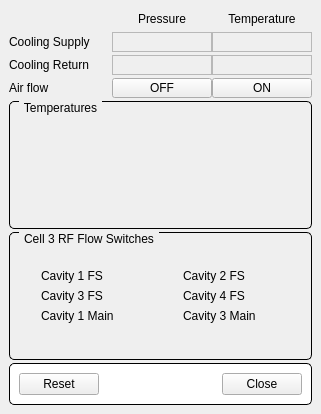
<?xml version="1.0" encoding="UTF-8"?>
<ui version="4.0">
 <class>FormRFCooling</class>
 <widget class="QMainWindow" name="FormRFCooling">
  <property name="geometry">
   <rect>
    <x>0</x>
    <y>0</y>
    <width>321</width>
    <height>414</height>
   </rect>
  </property>
  <property name="windowTitle">
   <string>SR RF Cooling</string>
  </property>
  <widget class="QWidget" name="centralwidget">
   <layout class="QVBoxLayout" name="verticalLayout_5" stretch="0,0,0,0,1,1,0">
    <property name="spacing">
     <number>3</number>
    </property>
    <item>
     <layout class="QHBoxLayout" name="horizontalLayout_4">
      <property name="spacing">
       <number>0</number>
      </property>
      <item>
       <spacer name="horizontalSpacer_2">
        <property name="orientation">
         <enum>Qt::Horizontal</enum>
        </property>
        <property name="sizeHint" stdset="0">
         <size>
          <width>137</width>
          <height>17</height>
         </size>
        </property>
       </spacer>
      </item>
      <item>
       <widget class="QLabel" name="label">
        <property name="sizePolicy">
         <sizepolicy hsizetype="Fixed" vsizetype="Fixed">
          <horstretch>0</horstretch>
          <verstretch>0</verstretch>
         </sizepolicy>
        </property>
        <property name="minimumSize">
         <size>
          <width>100</width>
          <height>20</height>
         </size>
        </property>
        <property name="maximumSize">
         <size>
          <width>100</width>
          <height>20</height>
         </size>
        </property>
        <property name="text">
         <string>Pressure</string>
        </property>
        <property name="alignment">
         <set>Qt::AlignCenter</set>
        </property>
       </widget>
      </item>
      <item>
       <widget class="QLabel" name="label_2">
        <property name="sizePolicy">
         <sizepolicy hsizetype="Fixed" vsizetype="Fixed">
          <horstretch>0</horstretch>
          <verstretch>0</verstretch>
         </sizepolicy>
        </property>
        <property name="minimumSize">
         <size>
          <width>100</width>
          <height>20</height>
         </size>
        </property>
        <property name="maximumSize">
         <size>
          <width>100</width>
          <height>20</height>
         </size>
        </property>
        <property name="text">
         <string>Temperature</string>
        </property>
        <property name="alignment">
         <set>Qt::AlignCenter</set>
        </property>
       </widget>
      </item>
     </layout>
    </item>
    <item>
     <layout class="QHBoxLayout" name="horizontalLayout">
      <property name="spacing">
       <number>0</number>
      </property>
      <item>
       <widget class="QLabel" name="label_3">
        <property name="sizePolicy">
         <sizepolicy hsizetype="Fixed" vsizetype="Fixed">
          <horstretch>0</horstretch>
          <verstretch>0</verstretch>
         </sizepolicy>
        </property>
        <property name="minimumSize">
         <size>
          <width>100</width>
          <height>20</height>
         </size>
        </property>
        <property name="maximumSize">
         <size>
          <width>100</width>
          <height>20</height>
         </size>
        </property>
        <property name="text">
         <string>Cooling Supply</string>
        </property>
       </widget>
      </item>
      <item>
       <spacer name="horizontalSpacer">
        <property name="orientation">
         <enum>Qt::Horizontal</enum>
        </property>
        <property name="sizeHint" stdset="0">
         <size>
          <width>17</width>
          <height>17</height>
         </size>
        </property>
       </spacer>
      </item>
      <item>
       <widget class="QELabel" name="qelabel_5">
        <property name="sizePolicy">
         <sizepolicy hsizetype="Fixed" vsizetype="Fixed">
          <horstretch>0</horstretch>
          <verstretch>0</verstretch>
         </sizepolicy>
        </property>
        <property name="minimumSize">
         <size>
          <width>100</width>
          <height>20</height>
         </size>
        </property>
        <property name="maximumSize">
         <size>
          <width>100</width>
          <height>20</height>
         </size>
        </property>
        <property name="frameShape">
         <enum>QFrame::StyledPanel</enum>
        </property>
        <property name="variable" stdset="0">
         <string>SR-RF:getWaterInPressure</string>
        </property>
       </widget>
      </item>
      <item>
       <widget class="QELabel" name="qelabel_7">
        <property name="sizePolicy">
         <sizepolicy hsizetype="Fixed" vsizetype="Fixed">
          <horstretch>0</horstretch>
          <verstretch>0</verstretch>
         </sizepolicy>
        </property>
        <property name="minimumSize">
         <size>
          <width>100</width>
          <height>20</height>
         </size>
        </property>
        <property name="maximumSize">
         <size>
          <width>100</width>
          <height>20</height>
         </size>
        </property>
        <property name="frameShape">
         <enum>QFrame::StyledPanel</enum>
        </property>
        <property name="variable" stdset="0">
         <string>SR-CO-Supply:getTemperature</string>
        </property>
       </widget>
      </item>
     </layout>
    </item>
    <item>
     <layout class="QHBoxLayout" name="horizontalLayout_2">
      <property name="spacing">
       <number>0</number>
      </property>
      <item>
       <widget class="QLabel" name="label_5">
        <property name="sizePolicy">
         <sizepolicy hsizetype="Fixed" vsizetype="Fixed">
          <horstretch>0</horstretch>
          <verstretch>0</verstretch>
         </sizepolicy>
        </property>
        <property name="minimumSize">
         <size>
          <width>100</width>
          <height>20</height>
         </size>
        </property>
        <property name="maximumSize">
         <size>
          <width>100</width>
          <height>20</height>
         </size>
        </property>
        <property name="text">
         <string>Cooling Return</string>
        </property>
       </widget>
      </item>
      <item>
       <spacer name="horizontalSpacer_3">
        <property name="orientation">
         <enum>Qt::Horizontal</enum>
        </property>
        <property name="sizeHint" stdset="0">
         <size>
          <width>17</width>
          <height>17</height>
         </size>
        </property>
       </spacer>
      </item>
      <item>
       <widget class="QELabel" name="qelabel_6">
        <property name="sizePolicy">
         <sizepolicy hsizetype="Fixed" vsizetype="Fixed">
          <horstretch>0</horstretch>
          <verstretch>0</verstretch>
         </sizepolicy>
        </property>
        <property name="minimumSize">
         <size>
          <width>100</width>
          <height>20</height>
         </size>
        </property>
        <property name="maximumSize">
         <size>
          <width>100</width>
          <height>20</height>
         </size>
        </property>
        <property name="frameShape">
         <enum>QFrame::StyledPanel</enum>
        </property>
        <property name="variable" stdset="0">
         <string>SR-RF:getWaterOutPressure</string>
        </property>
       </widget>
      </item>
      <item>
       <widget class="QELabel" name="qelabel_8">
        <property name="sizePolicy">
         <sizepolicy hsizetype="Fixed" vsizetype="Fixed">
          <horstretch>0</horstretch>
          <verstretch>0</verstretch>
         </sizepolicy>
        </property>
        <property name="minimumSize">
         <size>
          <width>100</width>
          <height>20</height>
         </size>
        </property>
        <property name="maximumSize">
         <size>
          <width>100</width>
          <height>20</height>
         </size>
        </property>
        <property name="frameShape">
         <enum>QFrame::StyledPanel</enum>
        </property>
        <property name="variable" stdset="0">
         <string>SR-CO-Return:getTemperature</string>
        </property>
       </widget>
      </item>
     </layout>
    </item>
    <item>
     <layout class="QHBoxLayout" name="horizontalLayout_3">
      <property name="spacing">
       <number>0</number>
      </property>
      <item>
       <widget class="QLabel" name="label_6">
        <property name="sizePolicy">
         <sizepolicy hsizetype="MinimumExpanding" vsizetype="MinimumExpanding">
          <horstretch>0</horstretch>
          <verstretch>0</verstretch>
         </sizepolicy>
        </property>
        <property name="minimumSize">
         <size>
          <width>80</width>
          <height>20</height>
         </size>
        </property>
        <property name="maximumSize">
         <size>
          <width>16777215</width>
          <height>20</height>
         </size>
        </property>
        <property name="text">
         <string>Air flow</string>
        </property>
       </widget>
      </item>
      <item>
       <spacer name="horizontalSpacer_4">
        <property name="orientation">
         <enum>Qt::Horizontal</enum>
        </property>
        <property name="sizeHint" stdset="0">
         <size>
          <width>17</width>
          <height>17</height>
         </size>
        </property>
       </spacer>
      </item>
      <item>
       <widget class="QEPushButton" name="qepushbutton">
        <property name="sizePolicy">
         <sizepolicy hsizetype="Fixed" vsizetype="Fixed">
          <horstretch>0</horstretch>
          <verstretch>0</verstretch>
         </sizepolicy>
        </property>
        <property name="minimumSize">
         <size>
          <width>100</width>
          <height>20</height>
         </size>
        </property>
        <property name="maximumSize">
         <size>
          <width>100</width>
          <height>20</height>
         </size>
        </property>
        <property name="text">
         <string>OFF</string>
        </property>
        <property name="variable" stdset="0">
         <string>SRC03-CO-AIRFLOW:setOff</string>
        </property>
       </widget>
      </item>
      <item>
       <widget class="QEPushButton" name="qepushbutton_2">
        <property name="sizePolicy">
         <sizepolicy hsizetype="Fixed" vsizetype="Fixed">
          <horstretch>0</horstretch>
          <verstretch>0</verstretch>
         </sizepolicy>
        </property>
        <property name="minimumSize">
         <size>
          <width>100</width>
          <height>20</height>
         </size>
        </property>
        <property name="maximumSize">
         <size>
          <width>100</width>
          <height>20</height>
         </size>
        </property>
        <property name="text">
         <string>ON</string>
        </property>
        <property name="variable" stdset="0">
         <string>SRC03-CO-AIRFLOW:setOn</string>
        </property>
       </widget>
      </item>
      <item>
       <widget class="QESimpleShape" name="qesimpleshape">
        <property name="colour0" stdset="0">
         <color>
          <red>240</red>
          <green>5</green>
          <blue>5</blue>
         </color>
        </property>
        <property name="variable" stdset="0">
         <string>SRC03-CO-AIRFLOW:isInterlock</string>
        </property>
       </widget>
      </item>
     </layout>
    </item>
    <item>
     <widget class="QGroupBox" name="titleGroupBox_3">
      <property name="styleSheet">
       <string notr="true">QGroupBox {
    border: 1px solid black;
    border-radius: 5px;
    margin-top: 0.5em;
}

QGroupBox::title {
    subcontrol-origin: margin;
    left: 10px;
    padding: 0 3px 0 3px;
}</string>
      </property>
      <property name="title">
       <string>Temperatures</string>
      </property>
      <layout class="QVBoxLayout" name="verticalLayout_3">
       <item>
        <layout class="QVBoxLayout" name="ltThc">
         <property name="spacing">
          <number>0</number>
         </property>
        </layout>
       </item>
      </layout>
     </widget>
    </item>
    <item>
     <widget class="QGroupBox" name="titleGroupBox_4">
      <property name="styleSheet">
       <string notr="true">QGroupBox {
    border: 1px solid black;
    border-radius: 5px;
    margin-top: 0.5em;
}

QGroupBox::title {
    subcontrol-origin: margin;
    left: 10px;
    padding: 0 3px 0 3px;
}</string>
      </property>
      <property name="title">
       <string>Cell 3 RF Flow Switches</string>
      </property>
      <layout class="QVBoxLayout" name="verticalLayout_4">
       <item>
        <layout class="QHBoxLayout" name="horizontalLayout_12">
         <property name="spacing">
          <number>0</number>
         </property>
         <item>
          <layout class="QVBoxLayout" name="verticalLayout">
           <property name="spacing">
            <number>0</number>
           </property>
           <item>
            <layout class="QHBoxLayout" name="horizontalLayout_6">
             <property name="spacing">
              <number>6</number>
             </property>
             <item>
              <widget class="QESimpleShape" name="ledInterlock">
               <property name="sizePolicy">
                <sizepolicy hsizetype="Fixed" vsizetype="Fixed">
                 <horstretch>0</horstretch>
                 <verstretch>0</verstretch>
                </sizepolicy>
               </property>
               <property name="minimumSize">
                <size>
                 <width>16</width>
                 <height>20</height>
                </size>
               </property>
               <property name="maximumSize">
                <size>
                 <width>16</width>
                 <height>20</height>
                </size>
               </property>
               <property name="colour0" stdset="0">
                <color>
                 <red>240</red>
                 <green>5</green>
                 <blue>5</blue>
                </color>
               </property>
               <property name="colour1" stdset="0">
                <color>
                 <red>60</red>
                 <green>20</green>
                 <blue>20</blue>
                </color>
               </property>
               <property name="variable" stdset="0">
                <string>SRC3-CO-CAV1-FLS:isInterlock</string>
               </property>
              </widget>
             </item>
             <item>
              <widget class="QLabel" name="label_4">
               <property name="sizePolicy">
                <sizepolicy hsizetype="MinimumExpanding" vsizetype="Fixed">
                 <horstretch>0</horstretch>
                 <verstretch>0</verstretch>
                </sizepolicy>
               </property>
               <property name="minimumSize">
                <size>
                 <width>70</width>
                 <height>20</height>
                </size>
               </property>
               <property name="maximumSize">
                <size>
                 <width>16777215</width>
                 <height>20</height>
                </size>
               </property>
               <property name="text">
                <string>Cavity 1 FS</string>
               </property>
              </widget>
             </item>
            </layout>
           </item>
           <item>
            <layout class="QHBoxLayout" name="horizontalLayout_7">
             <property name="spacing">
              <number>6</number>
             </property>
             <item>
              <widget class="QESimpleShape" name="ledInterlock_3">
               <property name="sizePolicy">
                <sizepolicy hsizetype="Fixed" vsizetype="Fixed">
                 <horstretch>0</horstretch>
                 <verstretch>0</verstretch>
                </sizepolicy>
               </property>
               <property name="minimumSize">
                <size>
                 <width>16</width>
                 <height>20</height>
                </size>
               </property>
               <property name="maximumSize">
                <size>
                 <width>16</width>
                 <height>20</height>
                </size>
               </property>
               <property name="colour0" stdset="0">
                <color>
                 <red>240</red>
                 <green>5</green>
                 <blue>5</blue>
                </color>
               </property>
               <property name="colour1" stdset="0">
                <color>
                 <red>60</red>
                 <green>20</green>
                 <blue>20</blue>
                </color>
               </property>
               <property name="variable" stdset="0">
                <string>SRC3-CO-CAV3-FLS:isInterlock</string>
               </property>
              </widget>
             </item>
             <item>
              <widget class="QLabel" name="label_8">
               <property name="sizePolicy">
                <sizepolicy hsizetype="MinimumExpanding" vsizetype="Fixed">
                 <horstretch>0</horstretch>
                 <verstretch>0</verstretch>
                </sizepolicy>
               </property>
               <property name="minimumSize">
                <size>
                 <width>70</width>
                 <height>20</height>
                </size>
               </property>
               <property name="maximumSize">
                <size>
                 <width>16777215</width>
                 <height>20</height>
                </size>
               </property>
               <property name="text">
                <string>Cavity 3 FS</string>
               </property>
              </widget>
             </item>
            </layout>
           </item>
           <item>
            <layout class="QHBoxLayout" name="horizontalLayout_10">
             <property name="spacing">
              <number>6</number>
             </property>
             <item>
              <widget class="QESimpleShape" name="ledInterlock_5">
               <property name="sizePolicy">
                <sizepolicy hsizetype="Fixed" vsizetype="Fixed">
                 <horstretch>0</horstretch>
                 <verstretch>0</verstretch>
                </sizepolicy>
               </property>
               <property name="minimumSize">
                <size>
                 <width>16</width>
                 <height>20</height>
                </size>
               </property>
               <property name="maximumSize">
                <size>
                 <width>16</width>
                 <height>20</height>
                </size>
               </property>
               <property name="colour0" stdset="0">
                <color>
                 <red>240</red>
                 <green>5</green>
                 <blue>5</blue>
                </color>
               </property>
               <property name="colour1" stdset="0">
                <color>
                 <red>60</red>
                 <green>20</green>
                 <blue>20</blue>
                </color>
               </property>
               <property name="variable" stdset="0">
                <string>SRC3-CO-CAV1-WGDC-FLS:isInterlock</string>
               </property>
              </widget>
             </item>
             <item>
              <widget class="QLabel" name="label_10">
               <property name="sizePolicy">
                <sizepolicy hsizetype="MinimumExpanding" vsizetype="Fixed">
                 <horstretch>0</horstretch>
                 <verstretch>0</verstretch>
                </sizepolicy>
               </property>
               <property name="minimumSize">
                <size>
                 <width>70</width>
                 <height>20</height>
                </size>
               </property>
               <property name="maximumSize">
                <size>
                 <width>16777215</width>
                 <height>20</height>
                </size>
               </property>
               <property name="text">
                <string>Cavity 1 Main</string>
               </property>
              </widget>
             </item>
            </layout>
           </item>
          </layout>
         </item>
         <item>
          <layout class="QVBoxLayout" name="verticalLayout_2">
           <property name="spacing">
            <number>0</number>
           </property>
           <item>
            <layout class="QHBoxLayout" name="horizontalLayout_8">
             <property name="spacing">
              <number>6</number>
             </property>
             <item>
              <widget class="QESimpleShape" name="ledInterlock_2">
               <property name="sizePolicy">
                <sizepolicy hsizetype="Fixed" vsizetype="Fixed">
                 <horstretch>0</horstretch>
                 <verstretch>0</verstretch>
                </sizepolicy>
               </property>
               <property name="minimumSize">
                <size>
                 <width>16</width>
                 <height>20</height>
                </size>
               </property>
               <property name="maximumSize">
                <size>
                 <width>16</width>
                 <height>20</height>
                </size>
               </property>
               <property name="colour0" stdset="0">
                <color>
                 <red>240</red>
                 <green>5</green>
                 <blue>5</blue>
                </color>
               </property>
               <property name="colour1" stdset="0">
                <color>
                 <red>60</red>
                 <green>20</green>
                 <blue>20</blue>
                </color>
               </property>
               <property name="variable" stdset="0">
                <string>SRC3-CO-CAV2-FLS:isInterlock</string>
               </property>
              </widget>
             </item>
             <item>
              <widget class="QLabel" name="label_7">
               <property name="sizePolicy">
                <sizepolicy hsizetype="MinimumExpanding" vsizetype="Fixed">
                 <horstretch>0</horstretch>
                 <verstretch>0</verstretch>
                </sizepolicy>
               </property>
               <property name="minimumSize">
                <size>
                 <width>70</width>
                 <height>20</height>
                </size>
               </property>
               <property name="maximumSize">
                <size>
                 <width>16777215</width>
                 <height>20</height>
                </size>
               </property>
               <property name="text">
                <string>Cavity 2 FS</string>
               </property>
              </widget>
             </item>
            </layout>
           </item>
           <item>
            <layout class="QHBoxLayout" name="horizontalLayout_9">
             <property name="spacing">
              <number>6</number>
             </property>
             <item>
              <widget class="QESimpleShape" name="ledInterlock_4">
               <property name="sizePolicy">
                <sizepolicy hsizetype="Fixed" vsizetype="Fixed">
                 <horstretch>0</horstretch>
                 <verstretch>0</verstretch>
                </sizepolicy>
               </property>
               <property name="minimumSize">
                <size>
                 <width>16</width>
                 <height>20</height>
                </size>
               </property>
               <property name="maximumSize">
                <size>
                 <width>16</width>
                 <height>20</height>
                </size>
               </property>
               <property name="colour0" stdset="0">
                <color>
                 <red>240</red>
                 <green>5</green>
                 <blue>5</blue>
                </color>
               </property>
               <property name="colour1" stdset="0">
                <color>
                 <red>60</red>
                 <green>20</green>
                 <blue>20</blue>
                </color>
               </property>
               <property name="variable" stdset="0">
                <string>SRC03-VA-HAB1-FLS1:isInterlock</string>
               </property>
              </widget>
             </item>
             <item>
              <widget class="QLabel" name="label_9">
               <property name="sizePolicy">
                <sizepolicy hsizetype="MinimumExpanding" vsizetype="Fixed">
                 <horstretch>0</horstretch>
                 <verstretch>0</verstretch>
                </sizepolicy>
               </property>
               <property name="minimumSize">
                <size>
                 <width>70</width>
                 <height>20</height>
                </size>
               </property>
               <property name="maximumSize">
                <size>
                 <width>16777215</width>
                 <height>20</height>
                </size>
               </property>
               <property name="text">
                <string>Cavity 4 FS</string>
               </property>
              </widget>
             </item>
            </layout>
           </item>
           <item>
            <layout class="QHBoxLayout" name="horizontalLayout_11">
             <property name="spacing">
              <number>6</number>
             </property>
             <item>
              <widget class="QESimpleShape" name="ledInterlock_6">
               <property name="sizePolicy">
                <sizepolicy hsizetype="Fixed" vsizetype="Fixed">
                 <horstretch>0</horstretch>
                 <verstretch>0</verstretch>
                </sizepolicy>
               </property>
               <property name="minimumSize">
                <size>
                 <width>16</width>
                 <height>20</height>
                </size>
               </property>
               <property name="maximumSize">
                <size>
                 <width>16</width>
                 <height>20</height>
                </size>
               </property>
               <property name="colour0" stdset="0">
                <color>
                 <red>240</red>
                 <green>5</green>
                 <blue>5</blue>
                </color>
               </property>
               <property name="colour1" stdset="0">
                <color>
                 <red>60</red>
                 <green>20</green>
                 <blue>20</blue>
                </color>
               </property>
               <property name="variable" stdset="0">
                <string>SRC3-CO-CAV3-WGDC-FLS:isInterlock</string>
               </property>
              </widget>
             </item>
             <item>
              <widget class="QLabel" name="label_11">
               <property name="sizePolicy">
                <sizepolicy hsizetype="MinimumExpanding" vsizetype="Fixed">
                 <horstretch>0</horstretch>
                 <verstretch>0</verstretch>
                </sizepolicy>
               </property>
               <property name="minimumSize">
                <size>
                 <width>70</width>
                 <height>20</height>
                </size>
               </property>
               <property name="maximumSize">
                <size>
                 <width>16777215</width>
                 <height>20</height>
                </size>
               </property>
               <property name="text">
                <string>Cavity 3 Main</string>
               </property>
              </widget>
             </item>
            </layout>
           </item>
          </layout>
         </item>
        </layout>
       </item>
      </layout>
     </widget>
    </item>
    <item>
     <widget class="QGroupBox" name="titleGroupBox_2">
      <property name="styleSheet">
       <string notr="true">QGroupBox {
	background-color: rgb(255, 255, 255);
    border: 1px solid black;
    border-radius: 5px;
    margin-top: 0.5em;
}

QGroupBox::title {
    subcontrol-origin: margin;
    left: 10px;
    padding: 0 3px 0 3px;
}</string>
      </property>
      <property name="title">
       <string/>
      </property>
      <layout class="QHBoxLayout" name="horizontalLayout_5">
       <item>
        <widget class="QEPushButton" name="btnRfThermocouplesReset">
         <property name="text">
          <string>Reset</string>
         </property>
         <property name="variable" stdset="0">
          <string/>
         </property>
        </widget>
       </item>
       <item>
        <spacer name="horizontalSpacer_5">
         <property name="orientation">
          <enum>Qt::Horizontal</enum>
         </property>
         <property name="sizeHint" stdset="0">
          <size>
           <width>108</width>
           <height>17</height>
          </size>
         </property>
        </spacer>
       </item>
       <item>
        <widget class="QPushButton" name="btnClose">
         <property name="text">
          <string>Close</string>
         </property>
        </widget>
       </item>
      </layout>
     </widget>
    </item>
   </layout>
  </widget>
 </widget>
 <customwidgets>
  <customwidget>
   <class>QELabel</class>
   <extends>QLabel</extends>
   <header>QELabel.h</header>
  </customwidget>
  <customwidget>
   <class>QEPushButton</class>
   <extends>QPushButton</extends>
   <header>QEPushButton.h</header>
  </customwidget>
  <customwidget>
   <class>QESimpleShape</class>
   <extends>QSimpleShape</extends>
   <header>QESimpleShape.h</header>
  </customwidget>
  <customwidget>
   <class>QSimpleShape</class>
   <extends>QWidget</extends>
   <header>QSimpleShape.h</header>
  </customwidget>
 </customwidgets>
 <resources/>
 <connections/>
</ui>
